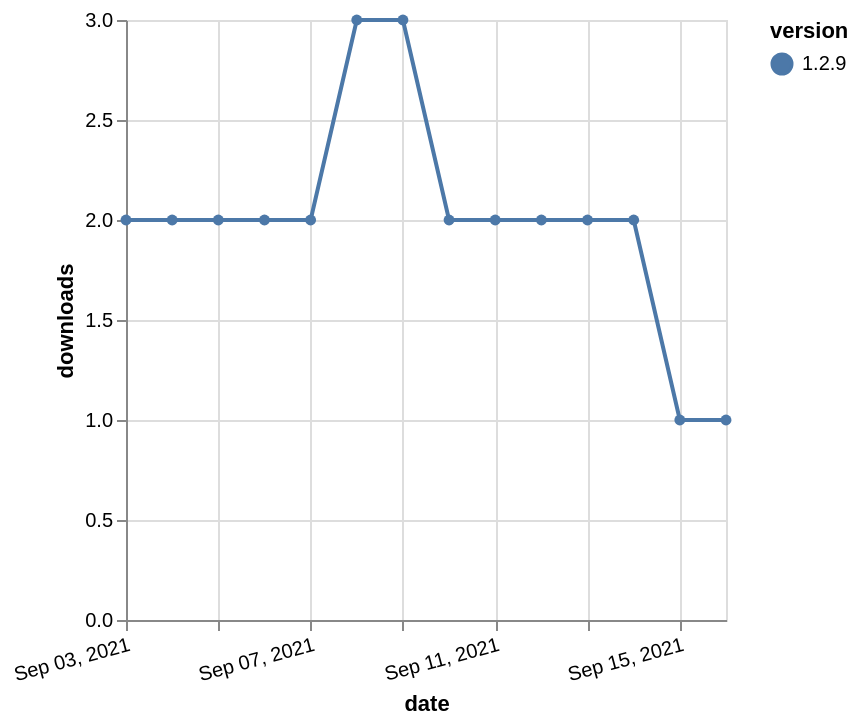

Write a Vega-Lite specification for this figure.
### Vega-Lite specification from a JSON file in a GitHub repository (floating-point values rounded to 4 significant figures)
{"$schema": "https://vega.github.io/schema/vega-lite/v5.json", "description": "A simple bar chart with embedded data.", "data": {"values": [{"date": "2021-09-03", "total": 4489, "delta": 2, "version": "1.2.9"}, {"date": "2021-09-04", "total": 4491, "delta": 2, "version": "1.2.9"}, {"date": "2021-09-05", "total": 4493, "delta": 2, "version": "1.2.9"}, {"date": "2021-09-06", "total": 4495, "delta": 2, "version": "1.2.9"}, {"date": "2021-09-07", "total": 4497, "delta": 2, "version": "1.2.9"}, {"date": "2021-09-08", "total": 4500, "delta": 3, "version": "1.2.9"}, {"date": "2021-09-09", "total": 4503, "delta": 3, "version": "1.2.9"}, {"date": "2021-09-10", "total": 4505, "delta": 2, "version": "1.2.9"}, {"date": "2021-09-11", "total": 4507, "delta": 2, "version": "1.2.9"}, {"date": "2021-09-12", "total": 4509, "delta": 2, "version": "1.2.9"}, {"date": "2021-09-13", "total": 4511, "delta": 2, "version": "1.2.9"}, {"date": "2021-09-14", "total": 4513, "delta": 2, "version": "1.2.9"}, {"date": "2021-09-15", "total": 4514, "delta": 1, "version": "1.2.9"}, {"date": "2021-09-16", "total": 4515, "delta": 1, "version": "1.2.9"}]}, "width": "container", "mark": {"type": "line", "point": {"filled": true}}, "encoding": {"x": {"field": "date", "type": "temporal", "timeUnit": "yearmonthdate", "title": "date", "axis": {"labelAngle": -15}}, "y": {"field": "delta", "type": "quantitative", "title": "downloads"}, "color": {"field": "version", "type": "nominal"}, "tooltip": {"field": "delta"}}}
